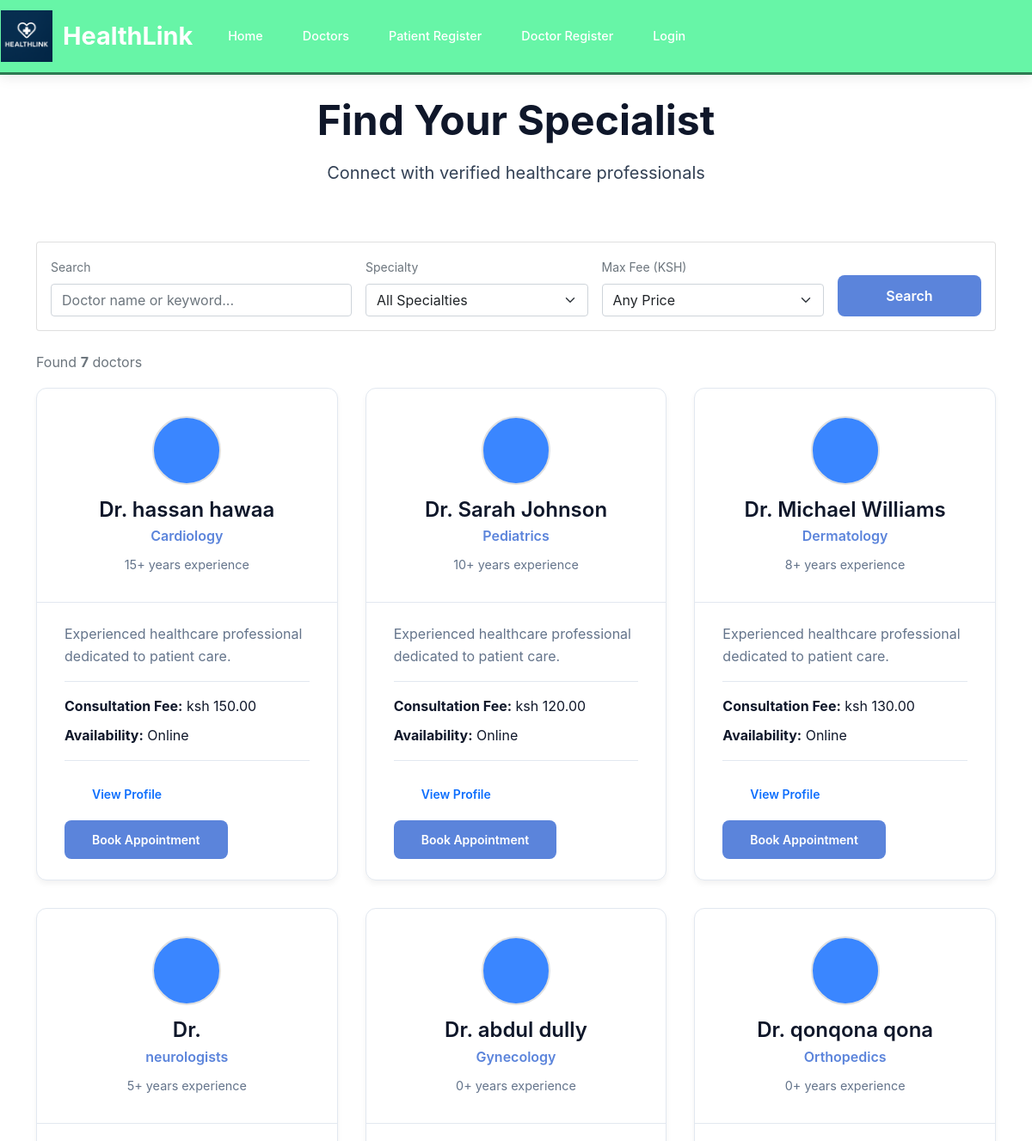
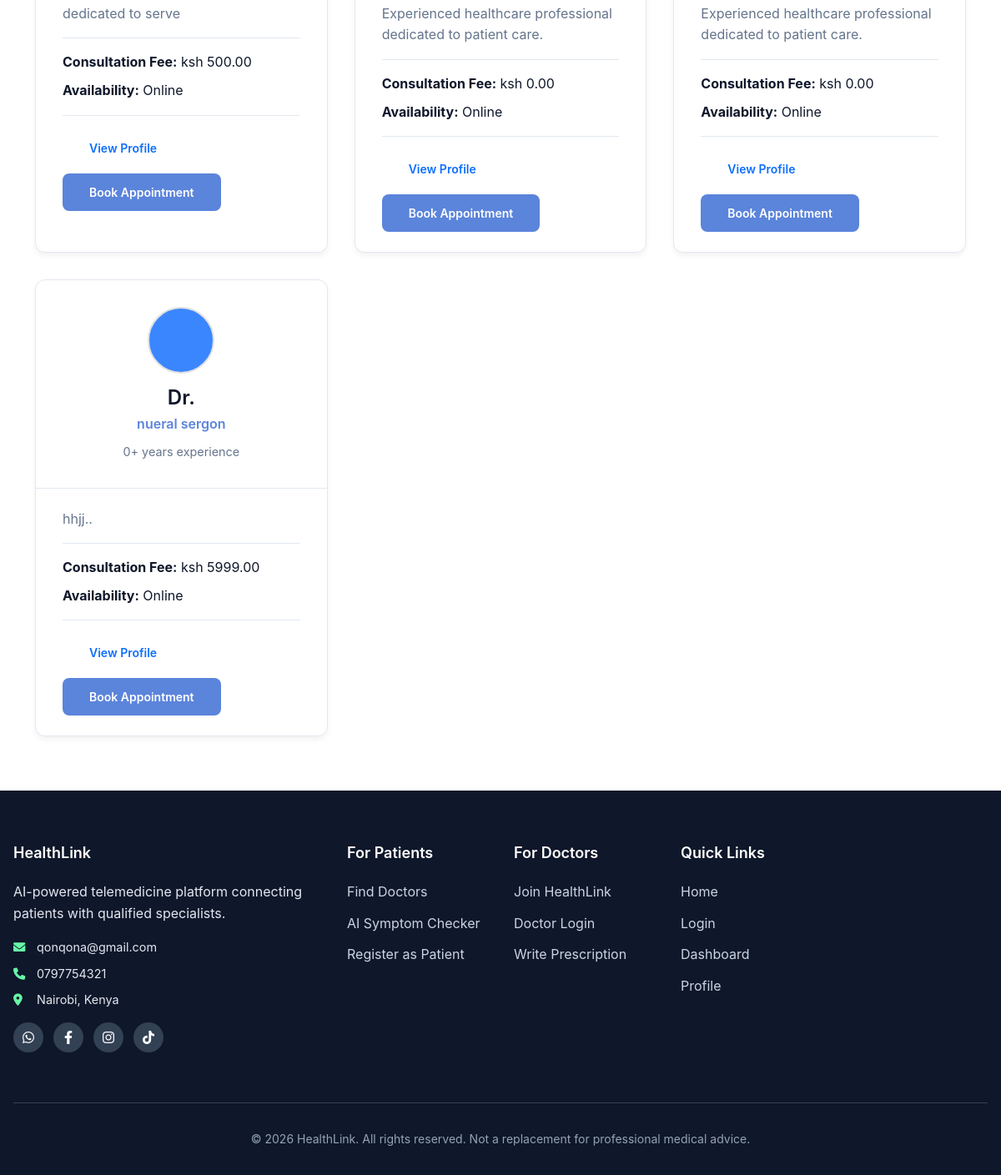
Page /appointments/doctors/ on the committed database (2 pictures, top to bottom).
### users/models.py (models this page shows, shortened)
class DoctorProfile(models.Model):
    user = models.OneToOneField(CustomUser, on_delete=models.CASCADE, primary_key=True)
    license_number = models.CharField(max_length=50)
    specialization = models.CharField(max_length=100)
    years_of_experience = models.IntegerField(default=0)
    bio = models.TextField(blank=True)
    consultation_fee = models.DecimalField(max_digits=10, decimal_places=2, default=0)

class CustomUser(AbstractUser):
    USER_TYPE_CHOICES = (
        ('patient', 'Patient'),
        ('doctor', 'Doctor'),
        ('admin', 'Admin'),
    )
    user_type = models.CharField(max_length=10, choices=USER_TYPE_CHOICES, default='patient')
    phone_number = models.CharField(max_length=15, blank=True)
    date_of_birth = models.DateField(null=True, blank=True)
    groups = models.ManyToManyField(
        'auth.Group',
        verbose_name='groups',
        blank=True,
        help_text='The groups this user belongs to.',
        related_name='customuser_set',
        related_query_name='user',
    )
    user_permissions = models.ManyToManyField(
        'auth.Permission',
        verbose_name='user permissions',
        blank=True,
        help_text='Specific permissions for this user.',
        related_name='customuser_set',
        related_query_name='user',
    )

### appointments/views.py (the view, shortened to what this page needs)
# urls.py: path('doctors/', views.doctor_list, name='doctor_list'),
def doctor_list(request):
    try:
        logger.debug("Fetching all doctors")
        doctors = DoctorProfile.objects.select_related('user').all()
        logger.debug(f"Found {doctors.count()} doctors in database")
        specialties = Specialty.objects.all()
        logger.debug(f"Found {specialties.count()} specialties")
        specialty_filter = request.GET.get('specialty')
        if specialty_filter:
            logger.debug(f"Filtering by specialty: {specialty_filter}")
            doctors = doctors.filter(specialization=specialty_filter)
            logger.debug(f"After specialty filter: {doctors.count()} doctors")
        search_query = request.GET.get('search')
        max_fee = request.GET.get('max_fee')
        doctors = doctors.order_by('-years_of_experience')
        logger.debug(f"Final count: {doctors.count()} doctors returned")
        context = {
            'doctors': doctors,
            'specialties': specialties,
            'selected_specialty': specialty_filter,
            'search_query': search_query or ''
        }
        return render(request, 'appointments/doctor_list.html', context)
    except DoctorProfile.DoesNotExist:
        logger.error("No doctors found in database")
        messages.warning(request, 'No doctors available at the moment. Please try again later.')
        return render(request, 'appointments/doctor_list.html', {
            'doctors': [],
            'specialties': [],
            'error': 'No doctors available'
        })

### templates/appointments/doctor_list.html (shortened to what this page needs)
{% extends 'base.html' %}
{% load static %}
{% block content %}
<div class="container mt-4">
    <div class="row mb-5">
        <div class="col-12 text-center">
            <h1>Find Your Specialist</h1>
            <p class="lead">Connect with verified healthcare professionals</p>
        </div>
    </div>
    <div class="card mb-4">
        <div class="card-body">
            <form method="GET" id="searchForm">
                <div class="row g-3">
                    <div class="col-lg-4 col-md-6">
                        <label class="form-label text-muted small">Search</label>
                        <input type="text"
                               name="search"
                               class="form-control"
                               placeholder="Doctor name or keyword..."
                               value="{{ search_query }}"
                               id="searchInput">
                    </div>
                    <div class="col-lg-3 col-md-6">
                        <label class="form-label text-muted small">Specialty</label>
                        <select name="specialty" class="form-select" id="specialtySelect">
                            <option value="">All Specialties</option>
                        </select>
                    </div>
                    <div class="col-lg-3 col-md-6">
                        <label class="form-label text-muted small">Max Fee (KSH)</label>
                        <select name="max_fee" class="form-select" id="maxFeeSelect">
                            <option value="">Any Price</option>
                        </select>
                    </div>
                    <div class="col-lg-2 col-md-6 d-flex align-items-end">
                        <button type="submit" class="btn btn-primary w-100">
                            Search
                        </button>
                    </div>
                </div>
            </form>
        </div>
    </div>
    <div class="mb-3">
        <p class="text-muted">Found <strong>{{ doctors|length }}</strong> doctor{{ doctors|length|pluralize }}</p>
    </div>
    <div class="doctor-grid">
        {% for doctor in doctors %}
        <div class="doctor-card">
            <div class="doctor-card-header text-center">
                <div class="doctor-photo">
                    {% if doctor.image %}
                       <img src="{{ doctor.image.url }}" alt="Dr. {{ doctor.user.get_full_name }}">
                    {% else %}
                       <div class="photo-placeholder"></div>
                    {% endif %}
        </div>
                <h4 class="mb-1">Dr. {{ doctor.user.get_full_name }}</h4>
                <div class="doctor-specialty">{{ doctor.specialization }}</div>
                <div class="doctor-experience">{{ doctor.years_of_experience }}+ years experience</div>
            </div>
            <div class="doctor-card-body">
                <p class="text-tertiary mb-3">{{ doctor.bio|default:"Experienced healthcare professional dedicated to patient care."|truncatewords:20 }}</p>
                <div class="doctor-info mb-3">
                    <div class="info-item">
                        <strong>Consultation Fee:</strong> ksh {{ doctor.consultation_fee }}
                    </div>
                    <div class="info-item">
                        <strong>Availability:</strong> Online
                    </div>
                </div>
                <div class="doctor-actions">
                    <a href="{% url 'appointments:doctor_detail' doctor.user.id %}" class="btn btn-outline-primary btn-sm me-2">
                        View Profile
                    </a>
                    <a href="{% url 'appointments:book_appointment' doctor.user.id %}" class="btn btn-primary btn-sm">
                        Book Appointment
                    </a>
                </div>
            </div>
        </div>
        {% endfor %}
    </div>
</div>
{% endblock %}

### static/css/style.css (style rules this page uses)
:root { --primary-blue: #5b84db; --primary-dark: #6380e2; --primary-light: #3b82f6; --accent-teal: #0d9488; --success-green: #10b981; --warning-amber: #f59e0b; --error-red: #ef4444; --white: #ffffff; --gray-50: #f8fafc; --gray-100: #f1f5f9; --gray-200: #e2e8f0; --gray-500: #64748b; --gray-700: #334155; --gray-900: #0f172a; --background: var(--white); --surface: var(--gray-50); --card-background: var(--white); --text-primary: var(--gray-900); --text-secondary: var(--gray-700); --text-tertiary: var(--gray-500); }
* { margin: 0; padding: 0; box-sizing: border-box; }
body { font-family: 'Inter', 'Segoe UI', system-ui, -apple-system, sans-serif; line-height: 1.6; color: var(--text-primary); background-color: var(--background); }
h1, h2, h3, h4, h5, h6 { font-weight: 600; line-height: 1.2; margin-bottom: 1rem; }
h1 { font-size: 3rem; font-weight: 700; }
h4 { font-size: 1.5rem; }
.lead { font-size: 1.25rem; color: var(--text-secondary); font-weight: 400; }
.btn { padding: 0.75rem 2rem; border-radius: 8px; font-weight: 600; text-decoration: none; display: inline-block; transition: all 0.3s ease; border: none; cursor: pointer; }
.btn-primary { background: var(--primary-blue); color: var(--white); }
.doctor-grid { display: grid; grid-template-columns: repeat(auto-fill, minmax(350px, 1fr)); gap: 2rem; }
.doctor-card { background: var(--card-background); border-radius: 12px; box-shadow: 0 4px 6px rgba(0, 0, 0, 0.05); border: 1px solid var(--gray-200); overflow: hidden; transition: transform 0.3s ease, box-shadow 0.3s ease; }
.doctor-card-header { padding: 2rem; border-bottom: 1px solid var(--gray-200); }
.doctor-card-body { padding: 1.5rem 2rem; }
.doctor-specialty { color: var(--primary-blue); font-weight: 600; margin-bottom: 0.5rem; }
.doctor-experience { color: var(--text-tertiary); font-size: 0.9rem; }
.text-center { text-align: center; }
.mb-1 { margin-bottom: 0.5rem; }
.mb-3 { margin-bottom: 1.5rem; }
.mb-4 { margin-bottom: 2rem; }
.mt-4 { margin-top: 2rem; }
.doctor-info { border-top: 1px solid var(--gray-200); border-bottom: 1px solid var(--gray-200); padding: 1rem 0; }
.info-item { margin-bottom: 0.5rem; }
.info-item:last-child { margin-bottom: 0; }
.doctor-actions { display: flex; gap: 0.5rem; flex-wrap: wrap; }
html, body { height: 100%; }
body { display: flex; flex-direction: column; min-height: 100vh; }
.doctor-card-header { padding: 2rem; border-bottom: 1px solid var(--gray-200); text-align: center; }
.text-tertiary { color: var(--text-tertiary); }
.doctor-photo { width: 80px; height: 80px; border-radius: 50%; margin: 0 auto 15px; }
.photo-placeholder { width: 100%; height: 100%; border-radius: 50%; background: #3a86ff; border: 2px solid #e0e0e0; }

### templates/base.html (style rules this page uses)
html, body { width: 100%; overflow-x: hidden; }

### rows in the picture
DoctorProfile: user.get_full_name "hassan hawaa", specialization "Cardiology", years_of_experience "15", bio "Experienced healthcare professional dedicated to patient care.", consultation_fee "150.00"
DoctorProfile: user.get_full_name "Sarah Johnson", specialization "Pediatrics", years_of_experience "10", bio "Experienced healthcare professional dedicated to patient care.", consultation_fee "120.00"
DoctorProfile: user.get_full_name "Michael Williams", specialization "Dermatology", years_of_experience "8", bio "Experienced healthcare professional dedicated to patient care.", consultation_fee "130.00"
DoctorProfile: specialization "neurologists", years_of_experience "5", bio "dedicated to serve", consultation_fee "500.00"
DoctorProfile: user.get_full_name "abdul dully", specialization "Gynecology", years_of_experience "0", bio "Experienced healthcare professional dedicated to patient care.", consultation_fee "0.00"
DoctorProfile: user.get_full_name "qonqona qona", specialization "Orthopedics", years_of_experience "0", bio "Experienced healthcare professional dedicated to patient care.", consultation_fee "0.00"
DoctorProfile: specialization "nueral sergon", years_of_experience "0", bio "hhjj..", consultation_fee "5999.00"

### other values in the picture
{{ doctors|length }} "7"
